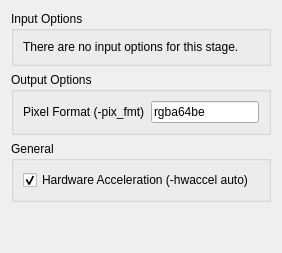
          <widget class="QWidget" name="ffmpegExtractFramesTab">
           <attribute name="title">
            <string>Frame Extraction</string>
           </attribute>
           <layout class="QVBoxLayout" name="verticalLayout_18">
            <item>
             <widget class="QGroupBox" name="ffmpegExtractFramesInputOptionsGroupBox">
              <property name="title">
               <string>Input Options</string>
              </property>
              <layout class="QVBoxLayout" name="verticalLayout_27">
               <item>
                <widget class="QLabel" name="ffmpegExtractFramesInputOptionsLabel">
                 <property name="text">
                  <string>There are no input options for this stage.</string>
                 </property>
                </widget>
               </item>
              </layout>
             </widget>
            </item>
            <item>
             <widget class="QGroupBox" name="ffmpegExtractFramesOutputOptionsGroupBox">
              <property name="title">
               <string>Output Options</string>
              </property>
              <layout class="QVBoxLayout" name="verticalLayout_24">
               <item>
                <layout class="QHBoxLayout" name="ffmpegExtractFramesOutputOptionsPixelFormatHorizontalLayout">
                 <item>
                  <widget class="QLabel" name="ffmpegExtractFramesOutputOptionsPixelFormatLabel">
                   <property name="text">
                    <string>Pixel Format (-pix_fmt)</string>
                   </property>
                  </widget>
                 </item>
                 <item>
                  <widget class="QLineEdit" name="ffmpegExtractFramesOutputOptionsPixelFormatLineEdit">
                   <property name="text">
                    <string>rgba64be</string>
                   </property>
                  </widget>
                 </item>
                </layout>
               </item>
              </layout>
             </widget>
            </item>
            <item>
             <widget class="QGroupBox" name="ffmpegExtractFramesGeneralGroupBox">
              <property name="title">
               <string>General</string>
              </property>
              <layout class="QVBoxLayout" name="verticalLayout_19">
               <item>
                <widget class="QCheckBox" name="ffmpegExtractFramesHardwareAccelerationCheckBox">
                 <property name="text">
                  <string>Hardware Acceleration (-hwaccel auto)</string>
                 </property>
                 <property name="checked">
                  <bool>true</bool>
                 </property>
                </widget>
               </item>
              </layout>
             </widget>
            </item>
            <item>
             <spacer name="ffmpegExtractFramesVerticalSpacer">
              <property name="orientation">
               <enum>Qt::Vertical</enum>
              </property>
              <property name="sizeHint" stdset="0">
               <size>
                <width>20</width>
                <height>40</height>
               </size>
              </property>
             </spacer>
            </item>
           </layout>
          </widget>
